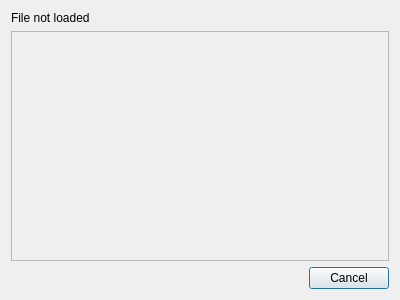
<?xml version="1.0" encoding="UTF-8"?>
<ui version="4.0">
 <class>TilePicker</class>
 <widget class="QDialog" name="TilePicker">
  <property name="geometry">
   <rect>
    <x>0</x>
    <y>0</y>
    <width>400</width>
    <height>300</height>
   </rect>
  </property>
  <property name="windowTitle">
   <string>Select Tile</string>
  </property>
  <layout class="QVBoxLayout" name="verticalLayout">
   <item>
    <widget class="QLabel" name="lblNotLoaded">
     <property name="text">
      <string>File not loaded</string>
     </property>
    </widget>
   </item>
   <item>
    <widget class="QScrollArea" name="scrollArea">
     <property name="widgetResizable">
      <bool>true</bool>
     </property>
     <widget class="QWidget" name="scrollAreaWidgetContents">
      <property name="geometry">
       <rect>
        <x>0</x>
        <y>0</y>
        <width>380</width>
        <height>229</height>
       </rect>
      </property>
      <layout class="QGridLayout" name="layoutTextures"/>
     </widget>
    </widget>
   </item>
   <item>
    <layout class="QHBoxLayout" name="horizontalLayout">
     <item>
      <spacer name="horizontalSpacer">
       <property name="orientation">
        <enum>Qt::Horizontal</enum>
       </property>
       <property name="sizeHint" stdset="0">
        <size>
         <width>40</width>
         <height>20</height>
        </size>
       </property>
      </spacer>
     </item>
     <item>
      <widget class="QPushButton" name="pbCancel">
       <property name="text">
        <string>Cancel</string>
       </property>
      </widget>
     </item>
    </layout>
   </item>
  </layout>
 </widget>
 <resources/>
 <connections/>
</ui>
